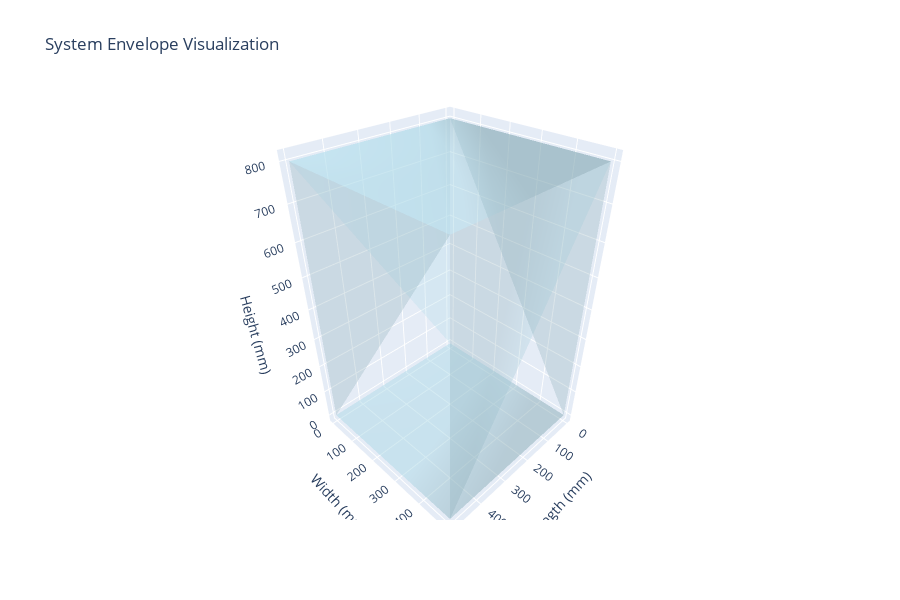

Here is the notebook cell this chart was saved with:
### Code cell
def comprehensive_dimensional_analysis():
    """Complete dimensional analysis with volume calculations and spatial planning"""
    
    # Ensure registry is available
    if 'registry' not in globals():
        global registry
        registry = ComponentRegistry()
    
    print("🔧 COMPREHENSIVE DIMENSIONAL ANALYSIS")
    print("=" * 80)
    
    # 1. Component Dimensions Summary
    dimension_data = []
    total_volume = 0
    
    for comp in registry.components:
        if comp.tech_specs.dimensions:
            dims = comp.tech_specs.dimensions
            
            # Calculate volume based on available dimensions
            volume = 0
            dim_str = ""
            
            if 'L' in dims and 'W' in dims and 'H' in dims:
                volume = dims['L'] * dims['W'] * dims['H'] / 1e6  # Convert to liters
                dim_str = f"{dims['L']}×{dims['W']}×{dims['H']}mm"
            elif 'D' in dims and 'H' in dims:
                volume = 3.14159 * (dims['D']/2)**2 * dims['H'] / 1e6  # Cylinder
                dim_str = f"Ø{dims['D']}×{dims['H']}mm"
            elif 'D' in dims and 'L' in dims:
                volume = 3.14159 * (dims['D']/2)**2 * dims['L'] / 1e6
                dim_str = f"Ø{dims['D']}×{dims['L']}mm"
            elif 'D_outer' in dims and 'D_inner' in dims and 'H' in dims:
                # Hollow cylinder
                outer_vol = 3.14159 * (dims['D_outer']/2)**2 * dims['H'] / 1e6
                inner_vol = 3.14159 * (dims['D_inner']/2)**2 * dims['H'] / 1e6
                volume = outer_vol - inner_vol
                dim_str = f"Ø{dims['D_outer']}/{dims['D_inner']}×{dims['H']}mm"
            
            if volume > 0:
                total_volume += volume * comp.quantity
                dimension_data.append({
                    'Component': comp.name,
                    'Category': comp.category.value,
                    'Dimensions': dim_str,
                    'Qty': comp.quantity,
                    'Unit Volume (L)': round(volume, 3),
                    'Total Volume (L)': round(volume * comp.quantity, 3)
                })
    
    # Display table of significant components
    if dimension_data:
        df = pd.DataFrame(dimension_data)
        df = df.sort_values('Total Volume (L)', ascending=False)
        print("\n📐 Components by Volume (Top 15):")
        display(df.head(15))
        print(f"\n📦 Total Component Volume: {total_volume:.1f} Liters")
    
    # 2. System Envelope Analysis
    print("\n📏 System Envelope Requirements:")
    print("-" * 40)
    
    # Find maximum dimensions
    max_envelope = {'L': 0, 'W': 0, 'H': 0}
    
    for comp in registry.components:
        if comp.category == ComponentCategory.FRAME and comp.tech_specs.dimensions:
            dims = comp.tech_specs.dimensions
            for key in ['L', 'W', 'H']:
                if key in dims:
                    max_envelope[key] = max(max_envelope[key], dims[key])
    
    print(f"  Frame Envelope: {max_envelope['L']}×{max_envelope['W']}×{max_envelope['H']}mm")
    
    if all(max_envelope.values()):
        frame_volume = max_envelope['L'] * max_envelope['W'] * max_envelope['H'] / 1e9
        print(f"  Frame Volume: {frame_volume:.3f} m³")
    
    # 3. Clearance Requirements
    print("\n🔲 Recommended Clearances:")
    print("-" * 40)
    clearances = {
        'Service Access': 300,  # mm
        'Thermal Clearance': 150,
        'Cable Management': 100,
        'Ventilation': 200
    }
    
    for purpose, clearance in clearances.items():
        print(f"  {purpose}: {clearance}mm")
    
    total_clearance = max(clearances.values())
    final_envelope = {
        'L': max_envelope['L'] + 2*total_clearance,
        'W': max_envelope['W'] + 2*total_clearance,
        'H': max_envelope['H'] + total_clearance  # Top clearance only
    }
    
    if all(final_envelope.values()):
        print(f"\n  Minimum Room Footprint: {final_envelope['L']/1000:.1f}×{final_envelope['W']/1000:.1f}m")
        print(f"  Minimum Ceiling Height: {final_envelope['H']/1000:.1f}m")
    
    # 4. Visualization (with proper error handling)
    if PLOTLY_AVAILABLE and all(max_envelope.values()):
        try:
            fig = go.Figure()
            
            # Add 3D box for system envelope
            x_coords = [0, max_envelope['L'], max_envelope['L'], 0, 0, max_envelope['L'], max_envelope['L'], 0]
            y_coords = [0, 0, max_envelope['W'], max_envelope['W'], 0, 0, max_envelope['W'], max_envelope['W']]  
            z_coords = [0, 0, 0, 0, max_envelope['H'], max_envelope['H'], max_envelope['H'], max_envelope['H']]
            
            fig.add_trace(go.Mesh3d(
                x=x_coords,
                y=y_coords, 
                z=z_coords,
                i=[0, 1, 2, 3, 4, 5, 6, 7, 0, 1, 2, 3],
                j=[1, 2, 3, 0, 5, 6, 7, 4, 4, 5, 6, 7],
                k=[2, 3, 0, 1, 6, 7, 4, 5, 5, 6, 7, 4],
                opacity=0.3,
                color='lightblue',
                name='System Envelope'
            ))
            
            fig.update_layout(
                title="System Envelope Visualization",
                scene=dict(
                    xaxis_title="Length (mm)",
                    yaxis_title="Width (mm)",
                    zaxis_title="Height (mm)",
                    aspectmode='data'
                ),
                height=600
            )
            fig.show()
        except Exception as e:
            print(f"\n📊 3D visualization failed: {e}")
            print("   System envelope dimensions shown above")
    else:
        if not PLOTLY_AVAILABLE:
            print("\n📊 3D visualization requires plotly installation")
        else:
            print("\n📊 Insufficient dimension data for 3D visualization")
    
    return dimension_data

# Run the analysis
dim_data = comprehensive_dimensional_analysis()

### Figure 1 — Plotly figure (JSON) as saved in the notebook; plotly's stock layout.template omitted (floating-point values rounded to 4 significant figures)
{"data": [{"color": "lightblue", "i": [0, 1, 2, 3, 4, 5, 6, 7, 0, 1, 2, 3], "j": [1, 2, 3, 0, 5, 6, 7, 4, 4, 5, 6, 7], "k": [2, 3, 0, 1, 6, 7, 4, 5, 5, 6, 7, 4], "name": "System Envelope", "opacity": 0.3, "type": "mesh3d", "x": [0, 500, 500, 0, 0, 500, 500, 0], "y": [0, 0, 500, 500, 0, 0, 500, 500], "z": [0, 0, 0, 0, 800, 800, 800, 800]}], "layout": {"height": 600, "scene": {"aspectmode": "data", "xaxis": {"title": {"text": "Length (mm)"}}, "yaxis": {"title": {"text": "Width (mm)"}}, "zaxis": {"title": {"text": "Height (mm)"}}}, "title": {"text": "System Envelope Visualization"}}}
